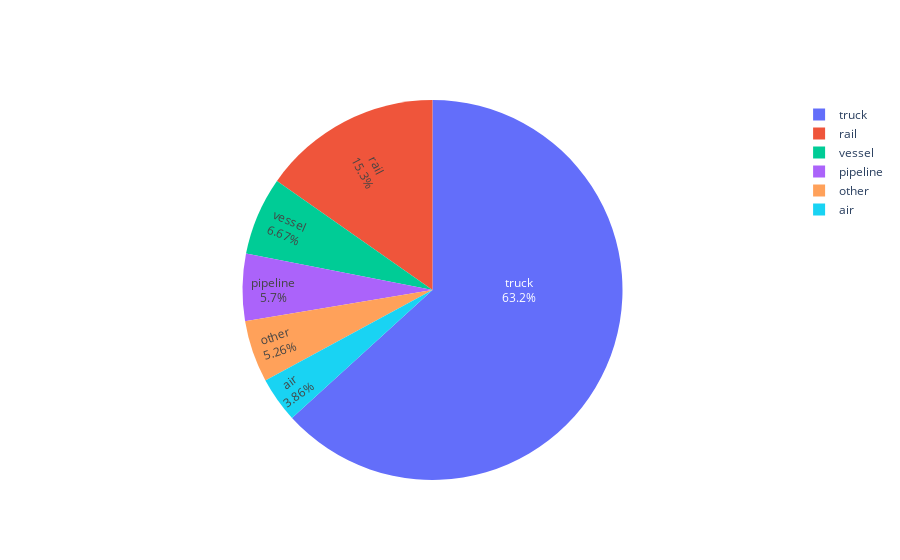

Here is the notebook cell this chart was saved with:
### Code cell
shipping_type_intra = ['truck', 'rail', 'pipeline', 'air', 'vessel', 'other']
usd_intra = [721,174,65,44,76,60]

shipping_type_inter = ['air', 'vessel']
# no clue what actual numbers are for total intercontinental, comes out to a ~90/10 split
usd_inter = [100,900]

fig = go.Figure(data=[go.Pie(labels=shipping_type_intra, values=usd_intra, textinfo='label+percent',
                             insidetextorientation='radial'
                            )])
fig.show()

### Figure 1 — Plotly figure (JSON) as saved in the notebook; plotly's stock layout.template omitted (floating-point values rounded to 4 significant figures)
{"data": [{"insidetextorientation": "radial", "labels": ["truck", "rail", "pipeline", "air", "vessel", "other"], "textinfo": "label+percent", "type": "pie", "values": [721, 174, 65, 44, 76, 60]}], "layout": {"autosize": true}}
